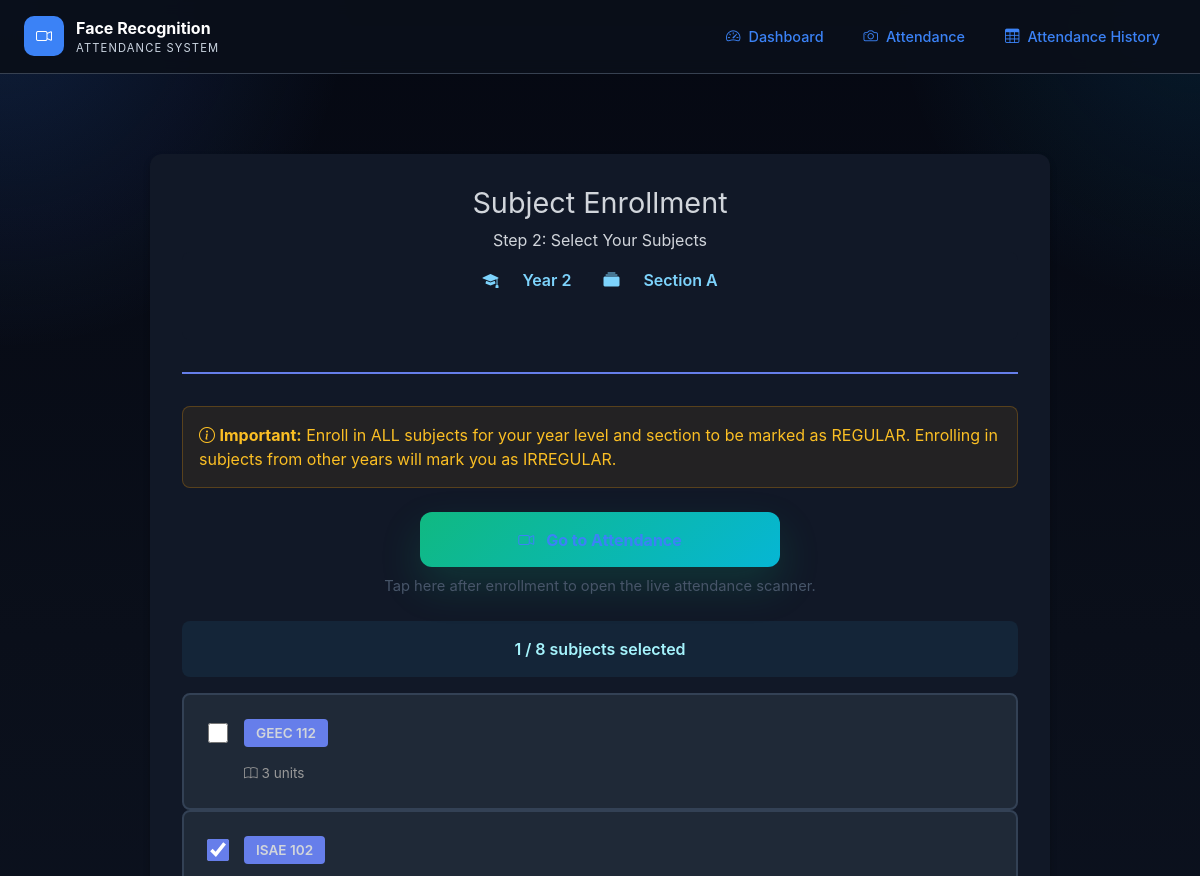
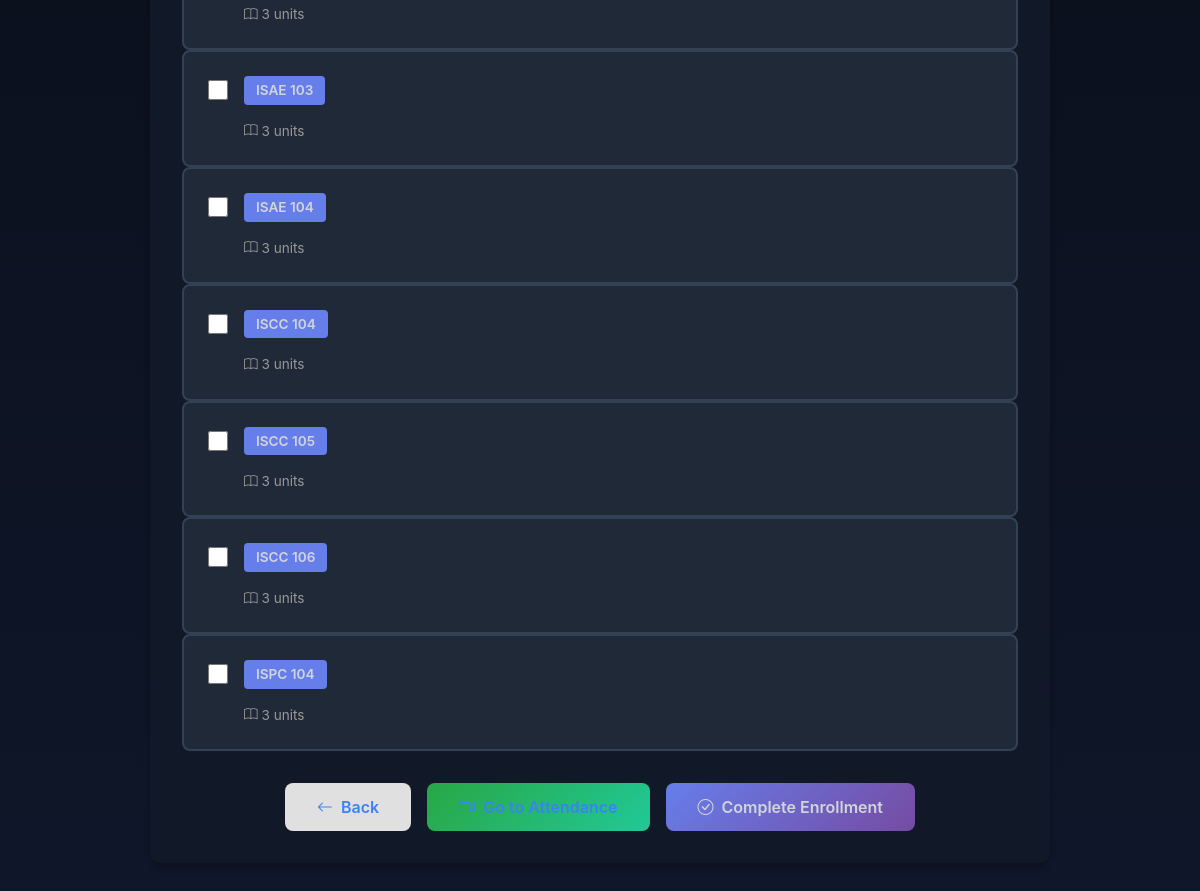
Page /enrollment/subjects/ (signed in) on the committed database (2 pictures, top to bottom).
### accounts/models.py (models this page shows, shortened)
class Subject(models.Model):
    YEAR_LEVEL_CHOICES = [
        ('1', 'Year 1'),
        ('2', 'Year 2'),
        ('3', 'Year 3'),
        ('4', 'Year 4'),
    ]
    SECTION_CHOICES = [
        ('A', 'Section A'),
        ('B', 'Section B'),
        ('C', 'Section C'),
    ]
    code = models.CharField(max_length=20)
    title = models.CharField(max_length=200)
    year_level = models.CharField(max_length=1, choices=YEAR_LEVEL_CHOICES)
    section = models.CharField(max_length=1, choices=SECTION_CHOICES)
    description = models.TextField(blank=True)
    units = models.PositiveIntegerField(default=3)
    created_at = models.DateTimeField(auto_now_add=True)
    updated_at = models.DateTimeField(auto_now=True)
    class Meta:
        ordering = ['year_level', 'section', 'code']
        unique_together = ['code', 'year_level', 'section']
        indexes = [
            models.Index(fields=['year_level', 'section']),
        ]

### accounts/views.py (the view, shortened to what this page needs)
# urls.py: path('enrollment/subjects/', views.enrollment_subjects, name='enrollment_subjects'),
@login_required
def enrollment_subjects(request):
    from accounts.models import Subject, StudentEnrollment
    user = request.user
    if user.is_superuser or user.is_staff or not user.is_student:
        messages.error(request, 'Only student accounts can enroll in subjects.')
        return redirect('dashboard')
    if not user.year_level or not user.section:
        return redirect('enrollment_start')
    required_subjects = Subject.objects.filter(
        year_level=user.year_level,
        section=user.section
    ).order_by('code')
    enrolled_subject_ids = StudentEnrollment.objects.filter(
        student=user,
        is_active=True
    ).values_list('subject_id', flat=True)
    context = {
        'required_subjects': required_subjects,
        'enrolled_subject_ids': list(enrolled_subject_ids),
        'year_level': user.get_year_level_display(),
        'section': user.get_section_display(),
    }
    return render(request, 'accounts/enrollment_subjects.html', context)

### accounts/models.py (called while the page is built)
    @property
    def is_student(self):
        return self.role == 'STUDENT' and not (self.is_superuser or self.is_staff)

### templates/accounts/enrollment_subjects.html (shortened to what this page needs)
{% extends 'base.html' %}
{% block content %}
<div class="enrollment-container">
    <div class="enrollment-header">
        <h1>Subject Enrollment</h1>
        <p>Step 2: Select Your Subjects</p>
        <div class="enrollment-info">
            <div class="info-item">
                <i class="bi bi-mortarboard-fill"></i>
                <span>{{ year_level }}</span>
            </div>
            <div class="info-item">
                <i class="bi bi-collection-fill"></i>
                <span>{{ section }}</span>
            </div>
        </div>
    </div>
    <div class="required-notice">
        <i class="bi bi-info-circle"></i>
        <strong>Important:</strong> Enroll in ALL subjects for your year level and section to be marked as REGULAR. Enrolling in subjects from other years will mark you as IRREGULAR.
    </div>
    <div class="attendance-nav">
        <a href="{% url 'attendance_start' %}" class="btn btn-attendance-large">
            <i class="bi bi-camera-video"></i> Go to Attendance
        </a>
        <p class="attendance-nav-note">Tap here after enrollment to open the live attendance scanner.</p>
    </div>
    <form method="POST" id="enrollmentForm">
        {% if required_subjects %}
            <div class="selected-count">
                <span id="selectedCount">0</span> / <span id="totalCount">{{ required_subjects.count }}</span> subjects selected
            </div>
            <div class="subjects-grid">
                {% for subject in required_subjects %}
                    <div class="subject-card">
                        <label class="subject-checkbox">
                            <input type="checkbox" name="subjects" value="{{ subject.id }}"
                                   {% if subject.id in enrolled_subject_ids %}checked{% endif %}>
                            <div class="subject-info">
                                <div class="subject-code">{{ subject.code }}</div>
                                <p class="subject-units">
                                    <i class="bi bi-book"></i>
                                    {{ subject.units }} units
                                </p>
                            </div>
                        </label>
                    </div>
                {% endfor %}
            </div>
            <div class="button-group">
                <a href="{% url 'enrollment_start' %}" class="btn btn-back">
                    <i class="bi bi-arrow-left"></i> Back
                </a>
                <a href="{% url 'attendance_start' %}" class="btn btn-attendance">
                    <i class="bi bi-camera-video"></i> Go to Attendance
                </a>
                <button type="submit" class="btn btn-submit">
                    <i class="bi bi-check-circle"></i> Complete Enrollment
                </button>
            </div>
        {% endif %}
    </form>
</div>
{% endblock %}

### templates/base.html (shortened to what this page needs)
<!DOCTYPE html>
{% load static %}
<html lang="en">
<head>
    <link href="https://cdn.jsdelivr.net/npm/bootstrap@5.3.0/dist/css/bootstrap.min.css" rel="stylesheet">
    <link href="https://cdn.jsdelivr.net/npm/bootstrap-icons@1.10.5/font/bootstrap-icons.css" rel="stylesheet">
    <script src="https://cdn.tailwindcss.com"></script>
    <link rel="stylesheet" href="{% static 'css/styles.css' %}">
</head>
<body>
    <nav>
        <div class="nav-inner">
            <a href="{% if user.is_authenticated %}{% if user.role == 'INSTRUCTOR' %}{% url 'instructor_subjects' %}{% elif user.is_superuser %}{% url 'admin_dashboard' %}{% else %}{% url 'dashboard' %}{% endif %}{% else %}{% url 'login' %}{% endif %}" class="nav-brand">
                <div class="nav-brand-icon">
                    <i class="bi bi-camera-video"></i>
                </div>
                <div class="nav-brand-text">
                    <span class="nav-title">Face Recognition</span>
                    <span class="nav-subtitle">Attendance System</span>
                </div>
            </a>
            <div class="nav-links">
                {% if user.is_authenticated %}
                    {% if user.is_superuser %}
                        <a href="{% url 'admin_dashboard' %}" {% if request.resolver_match.url_name == 'admin_dashboard' %}class="active"{% endif %}>
                            <i class="bi bi-shield-check"></i> Admin Panel
                        </a>
                        <a href="{% url 'admin_user_list' %}" {% if request.resolver_match.url_name == 'admin_user_list' %}class="active"{% endif %}>
                            <i class="bi bi-people"></i> Accounts
                        </a>
                        <a href="{% url 'admin_password_requests' %}" {% if request.resolver_match.url_name == 'admin_password_requests' %}class="active"{% endif %}>
                            <i class="bi bi-envelope-exclamation"></i> Requests
                        </a>
                    {% else %}
                        <a href="{% url 'dashboard' %}" {% if request.resolver_match.url_name == 'dashboard' %}class="active"{% endif %}>
                            <i class="bi bi-speedometer2"></i> Dashboard
                        </a>
                        <a href="{% url 'attendance_start' %}" {% if request.resolver_match.url_name == 'attendance_start' %}class="active"{% endif %}>
                            <i class="bi bi-camera"></i> Attendance
                        </a>
                        <a href="{% url 'attendance_records' %}" {% if request.resolver_match.url_name == 'attendance_records' %}class="active"{% endif %}>
                            <i class="bi bi-table"></i> Attendance History
                        </a>
                    {% endif %}
                {% endif %}
            </div>
        </div>
    </nav>
    <main>
        {% block content %}{% endblock %}
    </main>
</body>
</html>

### static/css/styles.css (style rules this page uses)
:root { --bg-primary: #050812; --bg-card: #111827; --bg-surface: #1f2937; --border: #374151; --text-primary: #d1d5db; --text-muted: #cbd5e1; --accent: #3b82f6; --accent-hover: #2563eb; --success: #22c55e; --warning: #f59e0b; --danger: #ef4444; }
html, body { min-height: 100%; margin: 0; padding: 0; font-family: Inter, ui-sans-serif, system-ui, -apple-system, BlinkMacSystemFont, "Segoe UI", sans-serif; color: var(--text-primary); background: var(--bg-primary); }
* { box-sizing: border-box; }
body { overflow-x: hidden; background: radial-gradient(circle at top left, rgba(59, 130, 246, 0.18), transparent 16%), radial-gradient(circle at top right, rgba(14, 165, 233, 0.12), transparent 14%), linear-gradient(180deg, #050812 0%, #0a0f1a 35%, #0f172a 100%); }
button, input, textarea, select { font-family: inherit; }
button { border: none; cursor: pointer; }
h1, h2, h3, h4, h5, h6 { margin: 0; color: var(--text-primary); }
p { margin: 0; color: var(--text-primary); }
a { color: var(--accent); text-decoration: none; }
nav { position: sticky; top: 0; z-index: 100; width: 100%; padding: 1rem 0; background: rgba(10, 15, 26, 0.95); border-bottom: 1px solid var(--border); backdrop-filter: blur(8px); }
.nav-inner { max-width: 1200px; margin: 0 auto; padding: 0 1.5rem; display: flex; align-items: center; justify-content: space-between; }
.nav-brand { display: flex; align-items: center; gap: 0.75rem; }
.nav-brand-icon { width: 40px; height: 40px; border-radius: 10px; background: var(--accent); display: grid; place-items: center; color: white; font-weight: 700; }
.nav-brand-text { display: flex; flex-direction: column; }
.nav-title { font-size: 1rem; font-weight: 700; color: white; }
.nav-subtitle { font-size: 0.7rem; text-transform: uppercase; letter-spacing: 0.1em; color: var(--text-muted); }
.nav-links { display: flex; flex-wrap: wrap; gap: 0.5rem; }
.nav-links a { display: inline-flex; align-items: center; gap: 0.5rem; padding: 0.6rem 1rem; border-radius: 8px; color: var(--text-muted); text-decoration: none; font-size: 0.9rem; font-weight: 500; transition: all 0.2s ease; }
main { max-width: 1200px; margin: 0 auto; padding: 2rem 1.5rem; min-height: calc(100vh - 70px); }
.btn { display: inline-flex; align-items: center; justify-content: center; gap: 0.5rem; padding: 0.75rem 1.25rem; border-radius: 8px; font-weight: 600; font-size: 0.9rem; text-decoration: none; transition: all 0.2s ease; cursor: pointer; border: none; }
.subject-code { font-weight: 600; font-size: 0.95rem; }
a, a:hover, a:focus, a:active { color: var(--accent) !important; }

### rows in the picture
Subject: code "GEEC 112", units "3"
Subject: subjects "☑", code "ISAE 102", units "3"
Subject: code "ISAE 103", units "3"
Subject: code "ISAE 104", units "3"
Subject: code "ISCC 104", units "3"
Subject: code "ISCC 105", units "3"
Subject: code "ISCC 106", units "3"
Subject: code "ISPC 104", units "3"

### other values in the picture
{{ year_level }} "Year 2"
{{ section }} "Section A"
{{ required_subjects.count }} "8"
